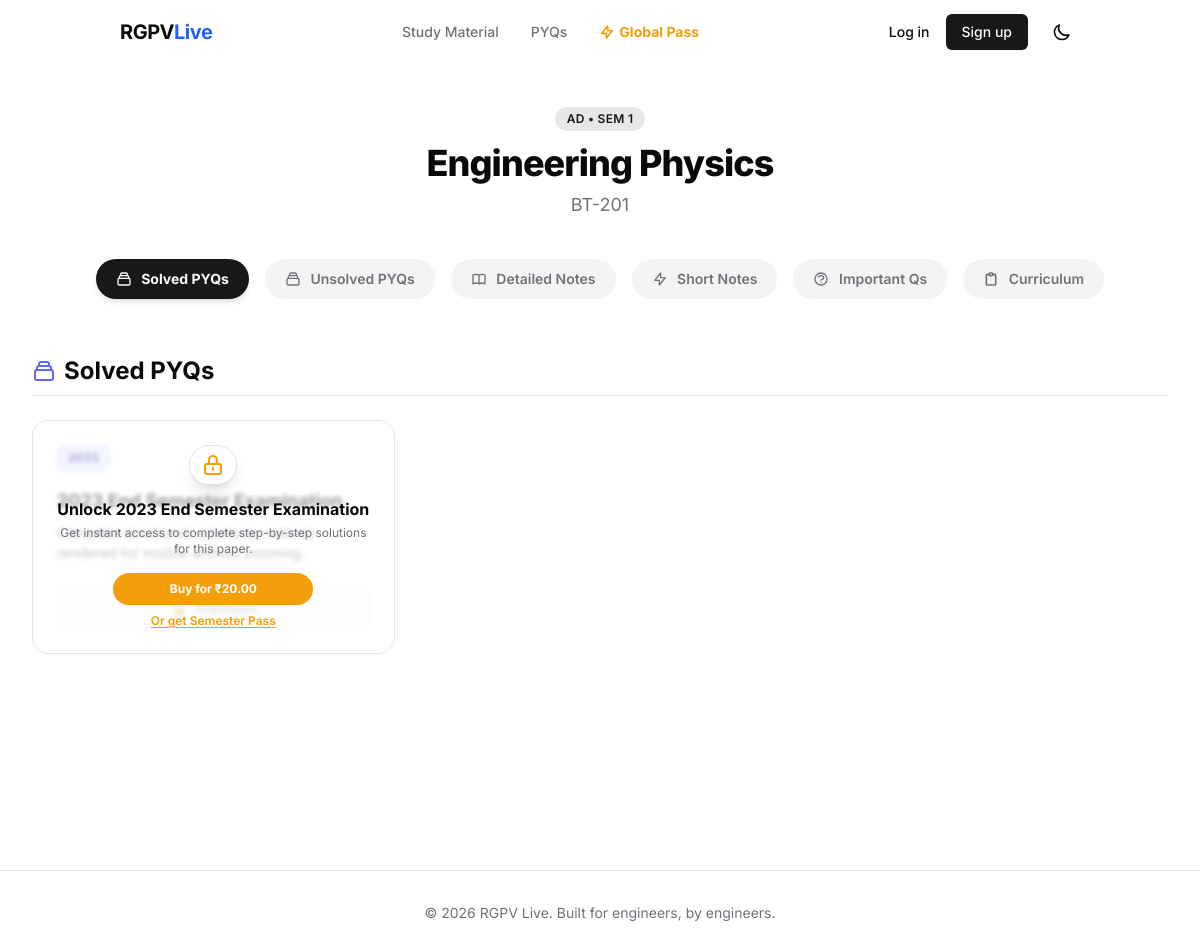
The page /subject/163/ on the database its author committed.
### apps/academics/models.py (models this page shows, shortened)
class Subject(models.Model):
    branch = models.ForeignKey(Branch, on_delete=models.CASCADE, related_name='subjects')
    semester = models.ForeignKey(Semester, on_delete=models.CASCADE, related_name='subjects')
    code = models.CharField(max_length=20, help_text="e.g., CS-402")
    name = models.CharField(max_length=200)
    description = models.TextField(blank=True)
    is_active = models.BooleanField(default=True)
    class Meta:
        unique_together = ('branch', 'semester', 'code')

class Branch(models.Model):
    name = models.CharField(max_length=100, unique=True, help_text="e.g., Computer Science & Engineering")
    code = models.CharField(max_length=20, unique=True, help_text="e.g., CSE")
    is_active = models.BooleanField(default=True)
    class Meta:
        verbose_name_plural = "Branches"

class Semester(models.Model):
    number = models.PositiveSmallIntegerField(unique=True, help_text="1 to 8")
    is_active = models.BooleanField(default=True)

### apps/content/models.py (models this page shows, shortened)
class ParsedDocument(models.Model):
    DOCUMENT_TYPES = (
        ('SYLLABUS', 'Official Syllabus'),
        ('PYQ', 'Solved Previous Year Question Paper'),
        ('UNSOLVED_PYQ', 'Unsolved PYQ Paper'),
        ('NOTES', 'Comprehensive Notes'),
        ('SHORT_NOTES', 'Quick Revision Short Notes'),
        ('IMPORTANT_Q', 'Important Questions'),
        ('FORMULA', 'Formula Sheet'),
        ('CRASH_COURSE', 'Video Crash Course Links'),
    )
    STATUS_CHOICES = (
        ('PENDING', 'Pending AI Parsing'),
        ('PROCESSING', 'Processing in Background'),
        ('COMPLETED', 'Successfully Parsed'),
        ('FAILED', 'Parsing Failed'),
    )
    subject = models.ForeignKey(Subject, on_delete=models.CASCADE, related_name='parsed_documents')
    document_type = models.CharField(max_length=20, choices=DOCUMENT_TYPES)
    title = models.CharField(max_length=255, help_text="e.g., '2023 OS Main Exam'")
    year = models.PositiveSmallIntegerField(null=True, blank=True, help_text="For PYQs")
    system_prompt = models.TextField(
        default=default_system_prompt,
        help_text="The core instruction given to the AI. You can edit this directly per-document to steer the LLM."
    )
    source_file = models.FileField(upload_to='raw_docs/', null=True, blank=True, help_text="Upload raw PDF or Image for AI Parsing")
    source_text = models.TextField(null=True, blank=True, help_text="OR paste raw text manually here if you don't have a file.")
    parsing_status = models.CharField(max_length=20, choices=STATUS_CHOICES, default='PENDING', help_text="Current state of the AI Parser")
    structured_data = models.JSONField(null=True, blank=True, help_text="Stores the exact LangChain parsed output. Auto-filled by AI.")
    is_published = models.BooleanField(default=False)
    is_premium = models.BooleanField(default=False, help_text="Check if this content requires a premium subscription or one-time purchase.")
    price = models.DecimalField(max_digits=8, decimal_places=2, null=True, blank=True, help_text="Optional: Set a specific price to unlock just this document.")
    created_at = models.DateTimeField(auto_now_add=True)
    updated_at = models.DateTimeField(auto_now=True)

### apps/content/views.py (the view, shortened to what this page needs)
# urls.py: path('subject/<int:subject_id>/', views.subject_dashboard, name='subject_dashboard'),
def subject_dashboard(request, subject_id):
    subject = get_object_or_404(Subject, pk=subject_id)
    documents = ParsedDocument.objects.filter(subject=subject, is_published=True).order_by('-year', '-created_at')
    has_global_access = False
    unlocked_doc_ids = set()
    pyqs = [doc for doc in documents if doc.document_type == 'PYQ']
    unsolved_pyqs = [doc for doc in documents if doc.document_type == 'UNSOLVED_PYQ']
    notes = [doc for doc in documents if doc.document_type == 'NOTES']
    short_notes = [doc for doc in documents if doc.document_type == 'SHORT_NOTES']
    imp_qs = [doc for doc in documents if doc.document_type == 'IMPORTANT_Q']
    formulas = [doc for doc in documents if doc.document_type == 'FORMULA']
    syllabus = [doc for doc in documents if doc.document_type == 'SYLLABUS']
    crash_courses = [doc for doc in documents if doc.document_type == 'CRASH_COURSE']
    return render(request, 'content/subject_dashboard.html', {
        'subject': subject,
        'documents': documents,
        'pyqs': pyqs,
        'unsolved_pyqs': unsolved_pyqs,
        'notes': notes,
        'short_notes': short_notes,
        'imp_qs': imp_qs,
        'formulas': formulas,
        'syllabus': syllabus,
        'crash_courses': crash_courses,
        'has_global_access': has_global_access,
        'unlocked_doc_ids': unlocked_doc_ids
    })

### templates/content/subject_dashboard.html (shortened to what this page needs)
{% extends "base.html" %}
{% block content %}
<div class="max-w-7xl mx-auto py-10 px-4 sm:px-6 lg:px-8">
    <div class="mb-10 text-center">
        <span class="inline-block px-3 py-1 bg-primary/10 text-primary text-xs font-semibold rounded-full mb-3 tracking-wide">
            {{ subject.branch.code }} • SEM {{ subject.semester.number }}
        </span>
        <h1 class="text-4xl font-extrabold tracking-tight">{{ subject.name }}</h1>
        <p class="text-muted-foreground mt-2 text-lg">{{ subject.code }} {% if subject.description %}- {{ subject.description }}{% endif %}</p>
    </div>
    <div class="mb-10 w-full overflow-x-auto pb-4 scrollbar-hide">
        <div class="flex items-center justify-start md:justify-center space-x-2 md:space-x-4 min-w-max px-2">
            <button onclick="switchTab('tab-pyqs')" id="btn-pyqs" class="tab-btn active px-5 py-2.5 rounded-full text-sm font-bold bg-primary text-primary-foreground shadow-md transition-all whitespace-nowrap">
                Solved PYQs
            </button>
            <button onclick="switchTab('tab-unsolved-pyqs')" id="btn-unsolved-pyqs" class="tab-btn px-5 py-2.5 rounded-full text-sm font-semibold bg-muted text-muted-foreground hover:bg-muted/80 transition-all whitespace-nowrap">
                Unsolved PYQs
            </button>
            <button onclick="switchTab('tab-notes')" id="btn-notes" class="tab-btn px-5 py-2.5 rounded-full text-sm font-semibold bg-muted text-muted-foreground hover:bg-muted/80 transition-all whitespace-nowrap">
                Detailed Notes
            </button>
            <button onclick="switchTab('tab-short-notes')" id="btn-short-notes" class="tab-btn px-5 py-2.5 rounded-full text-sm font-semibold bg-muted text-muted-foreground hover:bg-muted/80 transition-all whitespace-nowrap">
                <svg class="w-4 h-4 inline-block mr-1.5 -mt-0.5" fill="none" viewBox="0 0 24 24" stroke="currentColor"><path stroke-linecap="round" stroke-linejoin="round" stroke-width="2" d="M13 10V3L4 14h7v7l9-11h-7z"></path></svg>
                Short Notes
            </button>
            <button onclick="switchTab('tab-imp-questions')" id="btn-imp-questions" class="tab-btn px-5 py-2.5 rounded-full text-sm font-semibold bg-muted text-muted-foreground hover:bg-muted/80 transition-all whitespace-nowrap">
                Important Qs
            </button>
            <button onclick="switchTab('tab-syllabus')" id="btn-syllabus" class="tab-btn px-5 py-2.5 rounded-full text-sm font-semibold bg-muted text-muted-foreground hover:bg-muted/80 transition-all whitespace-nowrap">
                <svg class="w-4 h-4 inline-block mr-1.5 -mt-0.5" fill="none" viewBox="0 0 24 24" stroke="currentColor"><path stroke-linecap="round" stroke-linejoin="round" stroke-width="2.5" d="M9 5H7a2 2 0 00-2 2v12a2 2 0 002 2h10a2 2 0 002-2V7a2 2 0 00-2-2h-2M9 5a2 2 0 002 2h2a2 2 0 002-2M9 5a2 2 0 012-2h2a2 2 0 012 2"></path></svg>
                Curriculum
            </button>
        </div>
    </div>
    <div class="relative min-h-[50vh]">
        <div id="tab-pyqs" class="tab-content animate-in fade-in slide-in-from-bottom-4 duration-300">
            <div class="flex items-center mb-6 border-b border-border pb-2">
                <h2 class="text-2xl font-bold">Solved PYQs</h2>
            </div>
            <div class="grid grid-cols-1 md:grid-cols-2 lg:grid-cols-3 gap-6">
                {% for doc in pyqs %}
                    <div class="group relative bg-card text-card-foreground rounded-2xl border border-border overflow-hidden transition-all duration-300 hover:shadow-lg hover:-translate-y-1 dark:hover:shadow-primary/5">
                        {% if doc.is_premium and not has_global_access and doc.id not in unlocked_doc_ids %}
                        <div class="absolute inset-0 z-10 bg-background/60 backdrop-blur-[2px] flex flex-col items-center justify-center p-6 text-center">
                            <div class="w-12 h-12 bg-white dark:bg-zinc-800 rounded-full flex items-center justify-center shadow-lg border border-border mb-3">
                                <svg class="w-6 h-6 text-amber-500" fill="none" viewBox="0 0 24 24" stroke="currentColor"><path stroke-linecap="round" stroke-linejoin="round" stroke-width="2" d="M12 15v2m-6 4h12a2 2 0 002-2v-6a2 2 0 00-2-2H6a2 2 0 00-2 2v6a2 2 0 002 2zm10-10V7a4 4 0 00-8 0v4h8z"></path></svg>
                            </div>
                            <h4 class="font-bold text-foreground">Unlock {{ doc.title }}</h4>
                            <p class="text-xs text-muted-foreground mt-1 mb-4">Get instant access to complete step-by-step solutions for this paper.</p>
                            <a href="{% if doc.price %}{% url 'checkout_document' doc.id %}{% else %}#{% endif %}" class="bg-amber-500 hover:bg-amber-600 text-white text-xs font-bold py-2 px-4 rounded-full transition-colors shadow-sm mb-2 w-full max-w-[200px]">
                                {% if doc.price %}Buy for ₹{{ doc.price }}{% else %}Unlock Document{% endif %}
                            </a>
                            <a href="#" class="text-xs text-amber-500 hover:text-amber-600 font-semibold underline underline-offset-2">
                                Or get Semester Pass
                            </a>
                        </div>
                        {% endif %}
                        <div class="p-6">
                            <div class="flex justify-between items-start mb-4">
                                <span class="px-2.5 py-1 bg-indigo-100 text-indigo-800 dark:bg-indigo-900/30 dark:text-indigo-400 text-xs font-bold rounded-lg border border-indigo-200 dark:border-indigo-800">
                                    {{ doc.year|default:"General" }}
                                </span>
                            </div>
                            <h3 class="text-lg font-bold mb-2">{{ doc.title }}</h3>
                            <p class="text-sm text-muted-foreground mb-6 line-clamp-2">Complete structured solutions, natively rendered for mobile without zooming.</p>
                            {% if not doc.is_premium or has_global_access or doc.id in unlocked_doc_ids %}
                            <a href="{% url 'read_document' doc.id %}" class="block w-full text-center bg-primary text-primary-foreground hover:bg-primary/90 rounded-lg text-sm font-semibold py-2.5 transition-colors">
                                Read Now
                            </a>
                            {% else %}
                            <div class="w-full text-center bg-muted text-muted-foreground rounded-lg text-sm font-semibold py-2.5 opacity-50 cursor-not-allowed border border-border">
                                <span class="text-amber-500 mr-1">🔒</span> Premium
                            </div>
                            {% endif %}
                        </div>
                    </div>
                {% empty %}
                    <div class="col-span-full text-center py-10 bg-muted/20 border border-dashed border-border rounded-2xl">
                        <p class="text-muted-foreground">No recent PYQs available yet.</p>
                    </div>
                {% endfor %}
            </div>
        </div>
    </div>
</div>
{% endblock %}

### rows shown on the page
Subject: branch.code "AD", semester.number "1", name "Engineering Physics", code "BT-201"
ParsedDocument: title "2023 End Semester Examination", price "20.00", year "2023", is_premium "Premium"
